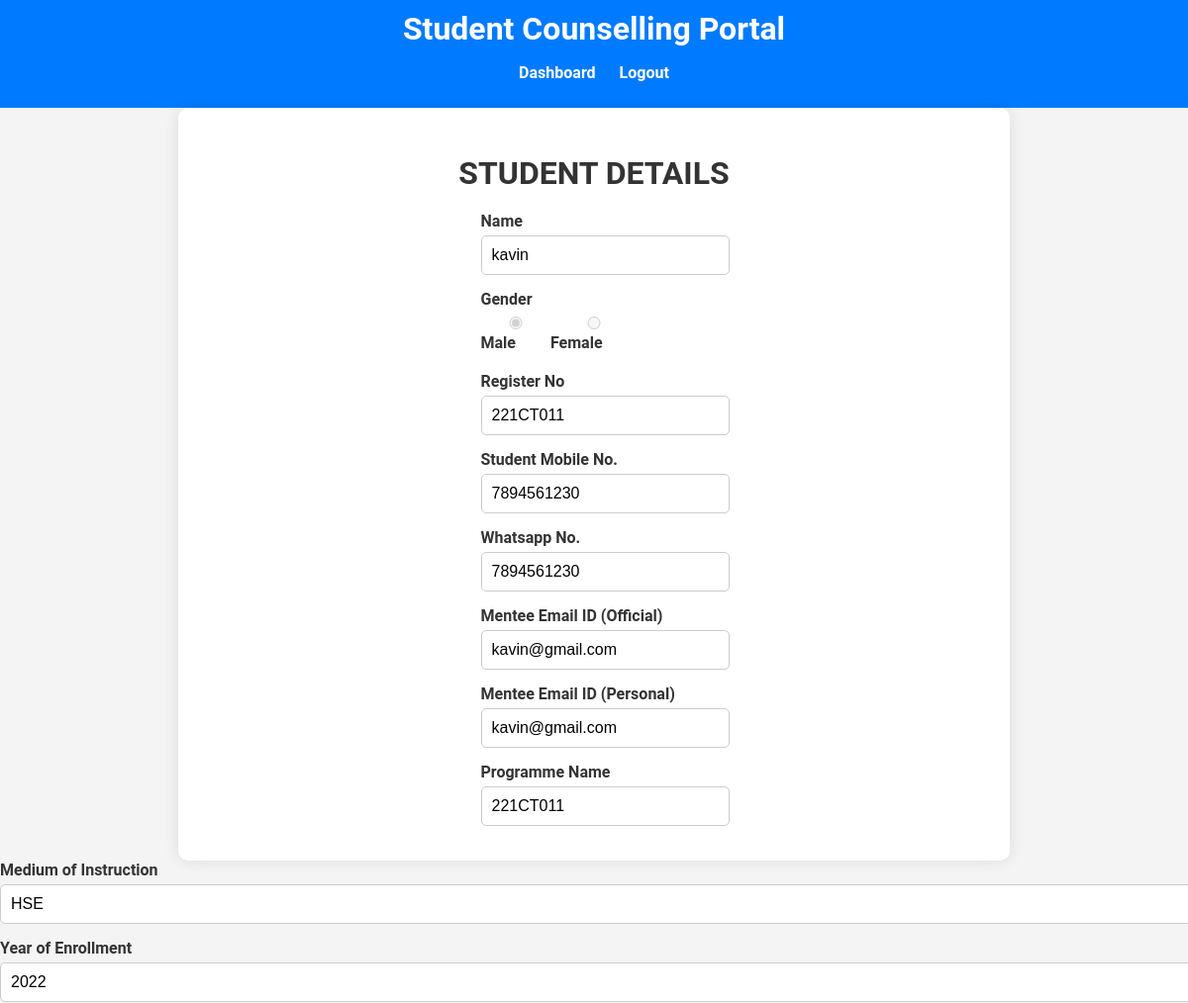
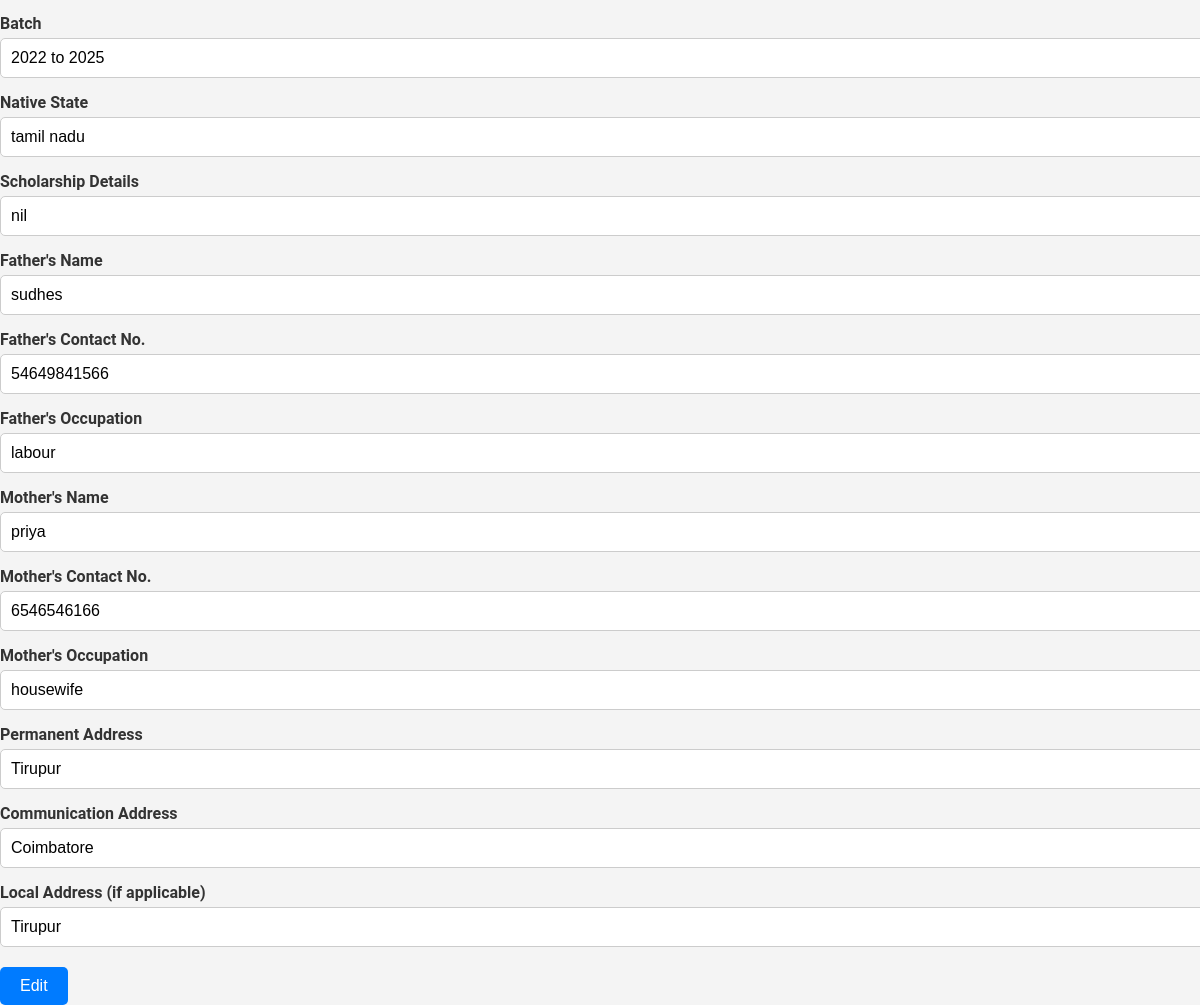
/collectdetails.php (signed in), run on the app's committed database (2 pictures, top to bottom).
### tables this page shows
CREATE TABLE `users` (
  `id` int(11) NOT NULL,
  `username` varchar(50) NOT NULL,
  `email` varchar(100) NOT NULL,
  `password` varchar(255) NOT NULL,
  `user_type` enum('admin','staff','student') NOT NULL,
  `rollno` varchar(50) DEFAULT NULL,
  `programme_name` text NOT NULL DEFAULT 'BSc Computer Technology'
);

CREATE TABLE `student_details` (
  `id` int(11) NOT NULL,
  `name` varchar(255) NOT NULL,
  `gender` enum('male','female') NOT NULL,
  `rollno` varchar(50) NOT NULL,
  `mobile_no` varchar(15) NOT NULL,
  `whatsapp_no` varchar(15) DEFAULT NULL,
  `email_official` varchar(255) NOT NULL,
  `email_personal` varchar(255) DEFAULT NULL,
  `programme_name` varchar(255) NOT NULL DEFAULT 'BSc Computer Technology',
  `medium_instruction` varchar(50) DEFAULT NULL,
  `year_enrollment` year(4) NOT NULL,
  `batch` varchar(50) NOT NULL,
  `native_state` varchar(255) DEFAULT NULL,
  `scholarship_details` text DEFAULT NULL,
  `father_name` varchar(255) DEFAULT NULL,
  `father_contact` varchar(15) DEFAULT NULL,
  `father_occupation` text DEFAULT NULL,
  `mother_name` varchar(255) DEFAULT NULL,
  `mother_contact` varchar(15) DEFAULT NULL,
  `mother_occupation` text DEFAULT NULL,
  `permanent_address` text DEFAULT NULL,
  `communication_address` text DEFAULT NULL,
  `local_address` text DEFAULT NULL
);

### collectdetails.php (the view, shortened to what this page needs)
<?php
include 'db_connection.php';
$student_id = $_SESSION['student_id'];
$sql = "SELECT username, email, rollno FROM users WHERE id = '$student_id' AND user_type = 'student'";
$result = mysqli_query($conn, $sql);
$student_profile = mysqli_fetch_assoc($result);
$details_sql = "SELECT * FROM student_details WHERE rollno = '{$student_profile['rollno']}'";
$details_result = mysqli_query($conn, $details_sql);
$student_details = mysqli_fetch_assoc($details_result);
?>
<!DOCTYPE html>
<html lang="en">
<head>
    <link rel="stylesheet" href="collectDetails.css">
</head>
<body>
<header>
    <h1>Student Counselling Portal</h1>
    <nav>
        <ul>
            <li><a href="student_dashboard.php">Dashboard</a></li>
            <li><a href="logout.php">Logout</a></li>
        </ul>
    </nav>
    </header>
    <div class="container">
        <h2>STUDENT DETAILS</h2>
        <form method="POST" action="">
            <div class="form-group">
                <label for="name">Name</label>
                <input type="text" name="name" id="name" value="<?php echo $student_profile['username']; ?>" <?php echo $student_details ? 'readonly' : ''; ?>>
            </div>
            <div class="form-group">
                <label>Gender</label>
                <div class="radio-group">
                    <label><input type="radio" name="gender" value="male" <?php echo isset($student_details['gender']) && $student_details['gender'] == 'male' ? 'checked' : ''; ?> <?php echo $student_details ? 'disabled' : ''; ?>> Male</label>
                    <label><input type="radio" name="gender" value="female" <?php echo isset($student_details['gender']) && $student_details['gender'] == 'female' ? 'checked' : ''; ?> <?php echo $student_details ? 'disabled' : ''; ?>> Female</label>
                </div>
            </div>
            <div class="form-group">
                <label for="rollno">Register No</label>
                <input type="text" name="rollno" id="rollno" value="<?php echo $student_profile['rollno']; ?>" readonly>
            </div>
            <div class="form-group">
                <label for="mobile_no">Student Mobile No.</label>
                <input type="text" name="mobile_no" id="mobile_no" value="<?php echo isset($student_details['mobile_no']) ? $student_details['mobile_no'] : ''; ?>" <?php echo $student_details ? 'readonly' : ''; ?>>
            </div>
            <div class="form-group">
                <label for="whatsapp_no">Whatsapp No.</label>
                <input type="text" name="whatsapp_no" id="whatsapp_no" value="<?php echo isset($student_details['whatsapp_no']) ? $student_details['whatsapp_no'] : ''; ?>" <?php echo $student_details ? 'readonly' : ''; ?>>
            </div>
            <div class="form-group">
                <label for="email_official">Mentee Email ID (Official)</label>
                <input type="email" name="email_official" id="email_official" value="<?php echo $student_profile['email']; ?>" readonly>
            </div>
            <div class="form-group">
                <label for="email_personal">Mentee Email ID (Personal)</label>
                <input type="email" name="email_personal" id="email_personal" value="<?php echo isset($student_details['email_personal']) ? $student_details['email_personal'] : ''; ?>" <?php echo $student_details ? 'readonly' : ''; ?>>
            </div>
            <div class="form-group">
                <label for="programme_name">Programme Name</label>
                <input type="text" name="programme_name" id="programme_name" value="<?php echo $student_profile['rollno']; ?>" readonly>
                </div>
            </div>
            <div class="form-group">
                <label for="medium_instruction">Medium of Instruction</label>
                <input type="text" name="medium_instruction" id="medium_instruction" value="<?php echo isset($student_details['medium_instruction']) ? $student_details['medium_instruction'] : ''; ?>" <?php echo $student_details ? 'readonly' : ''; ?>>
            </div>
            <div class="form-group">
                <label for="year_enrollment">Year of Enrollment</label>
                <input type="text" name="year_enrollment" id="year_enrollment" value="<?php echo isset($student_details['year_enrollment']) ? $student_details['year_enrollment'] : ''; ?>" <?php echo $student_details ? 'readonly' : ''; ?>>
            </div>
            <div class="form-group">
                <label for="batch">Batch</label>
                <input type="text" name="batch" id="batch" value="<?php echo isset($student_details['batch']) ? $student_details['batch'] : ''; ?>" <?php echo $student_details ? 'readonly' : ''; ?>>
            </div>
            <div class="form-group">
                <label for="native_state">Native State</label>
                <input type="text" name="native_state" id="native_state" value="<?php echo isset($student_details['native_state']) ? $student_details['native_state'] : ''; ?>" <?php echo $student_details ? 'readonly' : ''; ?>>
            </div>
            <div class="form-group">
                <label for="scholarship_details">Scholarship Details</label>
                <input type="text" name="scholarship_details" id="scholarship_details" value="<?php echo isset($student_details['scholarship_details']) ? $student_details['scholarship_details'] : ''; ?>" <?php echo $student_details ? 'readonly' : ''; ?>>
            </div>
            <div class="form-group">
                <label for="father_name">Father's Name</label>
                <input type="text" name="father_name" id="father_name" value="<?php echo isset($student_details['father_name']) ? $student_details['father_name'] : ''; ?>" <?php echo $student_details ? 'readonly' : ''; ?>>
            </div>
            <div class="form-group">
                <label for="father_contact">Father's Contact No.</label>
                <input type="text" name="father_contact" id="father_contact" value="<?php echo isset($student_details['father_contact']) ? $student_details['father_contact'] : ''; ?>" <?php echo $student_details ? 'readonly' : ''; ?>>
            </div>
            <div class="form-group">
                <label for="father_occupation">Father's Occupation</label>
                <input type="text" name="father_occupation" id="father_occupation" value="<?php echo isset($student_details['father_occupation']) ? $student_details['father_occupation'] : ''; ?>" <?php echo $student_details ? 'readonly' : ''; ?>>
            </div>
            <div class="form-group">
                <label for="mother_name">Mother's Name</label>
                <input type="text" name="mother_name" id="mother_name" value="<?php echo isset($student_details['mother_name']) ? $student_details['mother_name'] : ''; ?>" <?php echo $student_details ? 'readonly' : ''; ?>>
            </div>
            <div class="form-group">
                <label for="mother_contact">Mother's Contact No.</label>
                <input type="text" name="mother_contact" id="mother_contact" value="<?php echo isset($student_details['mother_contact']) ? $student_details['mother_contact'] : ''; ?>" <?php echo $student_details ? 'readonly' : ''; ?>>
            </div>
            <div class="form-group">
                <label for="mother_occupation">Mother's Occupation</label>
                <input type="text" name="mother_occupation" id="mother_occupation" value="<?php echo isset($student_details['mother_occupation']) ? $student_details['mother_occupation'] : ''; ?>" <?php echo $student_details ? 'readonly' : ''; ?>>
            </div>
            <div class="form-group">
                <label for="permanent_address">Permanent Address</label>
                <input type="text" name="permanent_address" id="permanent_address" value="<?php echo isset($student_details['permanent_address']) ? $student_details['permanent_address'] : ''; ?>" <?php echo $student_details ? 'readonly' : ''; ?>>
            </div>
            <div class="form-group">
                <label for="communication_address">Communication Address</label>
                <input type="text" name="communication_address" id="communication_address" value="<?php echo isset($student_details['communication_address']) ? $student_details['communication_address'] : ''; ?>" <?php echo $student_details ? 'readonly' : ''; ?>>
            </div>
            <div class="form-group">
                <label for="local_address">Local Address (if applicable)</label>
                <input type="text" name="local_address" id="local_address" value="<?php echo isset($student_details['local_address']) ? $student_details['local_address'] : ''; ?>" <?php echo $student_details ? 'readonly' : ''; ?>>
            </div>
            <div class="form-actions">
                <?php if (!$student_details): ?>
                    <button type="submit" name="submit">Submit</button>
                <?php else: ?>
                    <button type="button" onclick="enableEditing()">Edit</button>
                <?php endif; ?>
            </div>
</body>
</html>

### collectDetails.css (style rules this page uses)
body { font-family: 'Roboto', sans-serif; background-color: #f4f4f4; margin: 0; padding: 0; color: #333; }
header { background: #007bff; color: #fff; padding: 10px 0; text-align: center; }
header h1 { margin: 0; font-size: 2em; }
header nav ul { list-style: none; padding: 0; }
header nav ul li { display: inline; margin: 0 10px; }
header nav ul li a { color: #fff; text-decoration: none; font-weight: bold; }
.container { max-width: 800px; margin: 0 auto; padding: 20px; background: #fff; border-radius: 10px; box-shadow: 0 0 15px rgba(0, 0, 0, 0.1); display: flex; flex-direction: column; align-items: center; }
h2 { text-align: center; color: #333; margin-bottom: 20px; font-size: 2em; }
.form-group { display: flex; flex-direction: column; margin-bottom: 15px; width: 100%; }
.form-group label { margin-bottom: 5px; font-weight: bold; }
.form-group input, .form-group select { padding: 10px; border: 1px solid #ccc; border-radius: 5px; font-size: 16px; width: 100%; }
.radio-group { display: flex; gap: 10px; }
.form-actions { display: flex; justify-content: space-between; margin-top: 20px; width: 100%; }
button { padding: 10px 20px; border: none; border-radius: 5px; background-color: #007bff; color: white; font-size: 16px; cursor: pointer; }

### data on the page
users: name "kavin", rollno "221CT011", email_official "kavin@gmail.com", programme_name "221CT011"
student_details: gender "☑ Male", gender "☐ Female", mobile_no "7894561230", whatsapp_no "7894561230", email_personal "kavin@gmail.com", medium_instruction "HSE", year_enrollment "2022", batch "2022 to 2025", native_state "tamil nadu", scholarship_details "nil", father_name "sudhes", father_contact "54649841566", father_occupation "labour", mother_name "priya", mother_contact "6546546166", mother_occupation "housewife", permanent_address "Tirupur", communication_address "Coimbatore", local_address "Tirupur"
